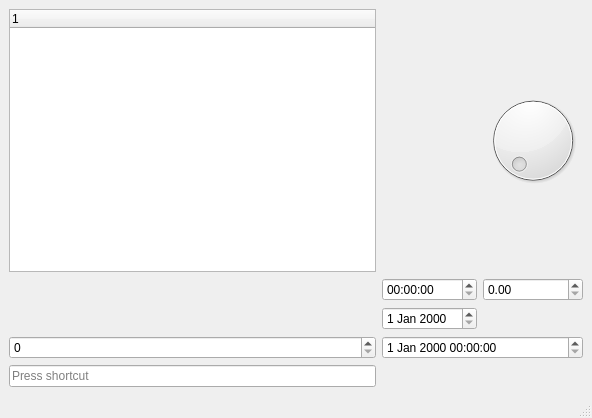
<?xml version="1.0" encoding="UTF-8"?>
<ui version="4.0">
 <class>MainWindow</class>
 <widget class="QMainWindow" name="MainWindow">
  <property name="geometry">
   <rect>
    <x>0</x>
    <y>0</y>
    <width>592</width>
    <height>418</height>
   </rect>
  </property>
  <property name="windowTitle">
   <string>MainWindow</string>
  </property>
  <widget class="QWidget" name="centralwidget">
   <layout class="QGridLayout" name="gridLayout">
    <item row="0" column="0">
     <widget class="QTreeWidget" name="treeWidget">
      <column>
       <property name="text">
        <string notr="true">1</string>
       </property>
      </column>
     </widget>
    </item>
    <item row="0" column="2">
     <widget class="QDial" name="dial"/>
    </item>
    <item row="1" column="1">
     <widget class="QTimeEdit" name="timeEdit"/>
    </item>
    <item row="1" column="2">
     <widget class="QDoubleSpinBox" name="doubleSpinBox"/>
    </item>
    <item row="2" column="1">
     <widget class="QDateEdit" name="dateEdit"/>
    </item>
    <item row="3" column="0">
     <widget class="QSpinBox" name="spinBox"/>
    </item>
    <item row="3" column="1" colspan="2">
     <widget class="QDateTimeEdit" name="dateTimeEdit"/>
    </item>
    <item row="4" column="0">
     <widget class="QKeySequenceEdit" name="keySequenceEdit"/>
    </item>
   </layout>
  </widget>
  <widget class="QMenuBar" name="menubar">
   <property name="geometry">
    <rect>
     <x>0</x>
     <y>0</y>
     <width>592</width>
     <height>21</height>
    </rect>
   </property>
  </widget>
  <widget class="QStatusBar" name="statusbar"/>
 </widget>
 <resources/>
 <connections/>
</ui>
